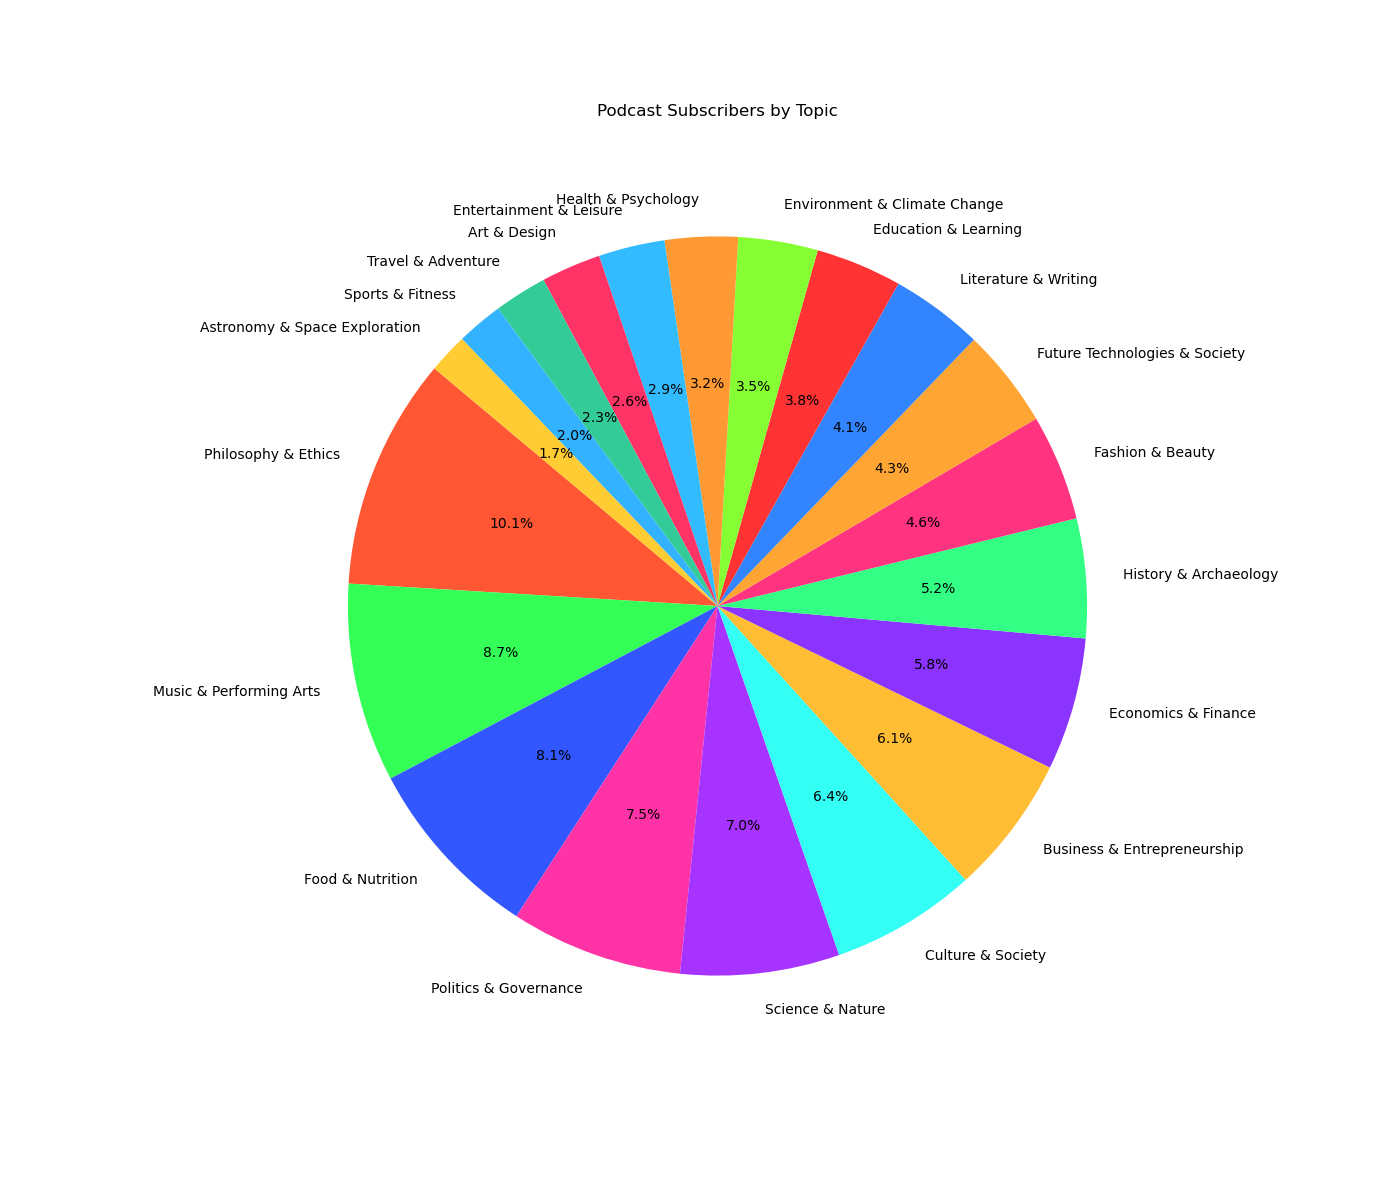

Python code for this plot:

import matplotlib.pyplot as plt

# Data
topics = [
    'Philosophy & Ethics', 'Music & Performing Arts', 'Food & Nutrition', 'Politics & Governance',
    'Science & Nature', 'Culture & Society', 'Business & Entrepreneurship', 'Economics & Finance',
    'History & Archaeology', 'Fashion & Beauty', 'Future Technologies & Society', 'Literature & Writing',
    'Education & Learning', 'Environment & Climate Change', 'Health & Psychology', 'Entertainment & Leisure',
    'Art & Design', 'Travel & Adventure', 'Sports & Fitness', 'Astronomy & Space Exploration'
]
subscribers = [
    350, 300, 280, 260, 240, 220, 210, 200, 180, 160, 150, 140, 130, 120, 110, 100, 90, 80, 70, 60
]
colors = [
    '#FF5733', '#33FF57', '#3357FF', '#FF33A6', '#A633FF', '#33FFF5', '#FFBD33', '#8B33FF', '#33FF85', 
    '#FF3380', '#FFA533', '#3385FF', '#FF3333', '#85FF33', '#FF9933', '#33BBFF', '#FF3366', '#33CC99', 
    '#33B2FF', '#FFCC33'
]

# Create a pie chart
plt.figure(figsize=(14, 12))  # Adjusting the size of the pie chart
plt.pie(subscribers, labels=topics, colors=colors, startangle=140, autopct='%1.1f%%')

# Title of the pie chart
plt.title('Podcast Subscribers by Topic', pad=20)

plt.show()
